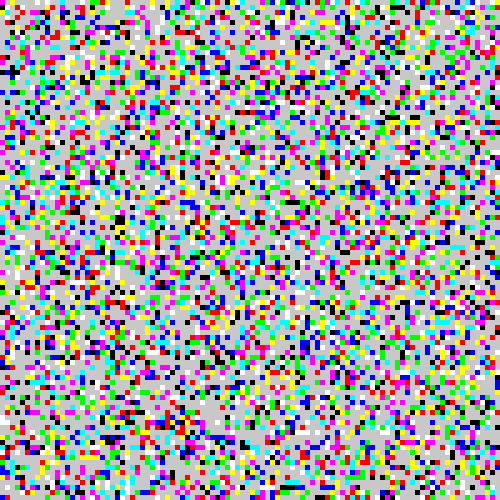
Frame 1 (no input)
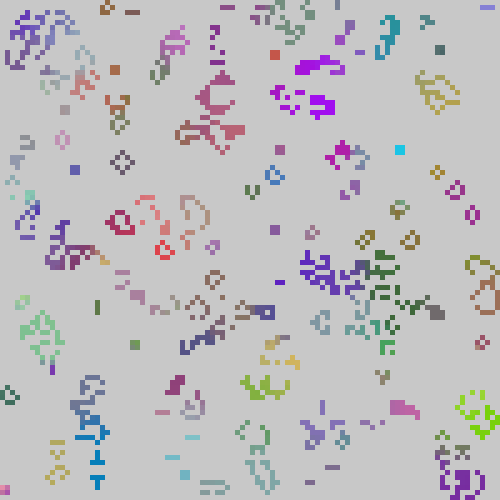
Frame 60 (no input)
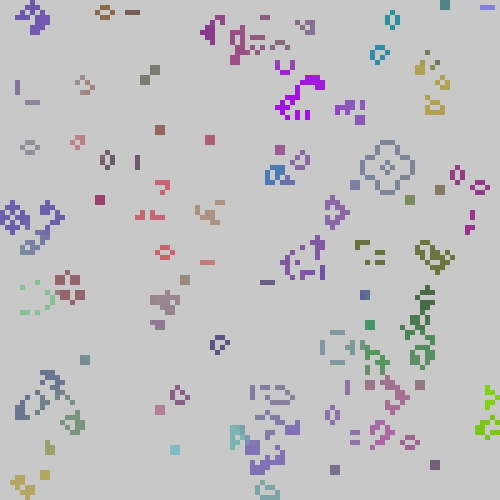
Frame 120 (the mouse pressed at the canvas centre since frame 60)

The p5.js sketch that drew these frames (run headless with seeded random() and noise() and a simulated clock; from frame 60 on, the mouse is pressed at the canvas centre):

// p5.js sketch
// ── sketch.js

let windth=500;
let heigth=500;
let kk=5;
let w=windth/kk;
let h=heigth/kk;
let i,j;
 let A=new Array(h);

function setup() {
  createCanvas(windth,heigth);
  background(100,100,100,255);
  frameRate(60);
let as=[true,false];

for(let i=0; i<h; i++) {
    A[i] = new Array(w);
    for(let j=0;j<w;j++){
      A[i][j]=new punto(false,kk);
      A[i][j].x=i*kk;
      A[i][j].y=j*kk;
      A[i][j].now=random(as);
      A[i][j].pri=random(as);
    }
    }


}
let d=true;
let e=0;
function draw() {
  createCanvas(windth,heigth);

  pixelDensity(5);
    background(200,200,200,255);
//  if(mouseX>0&&mouseY>0&&!d&&mouseX<windth&&mouseY<heigth){
//    A[(mouseX-mouseX%kk)/kk][(mouseY-mouseY%kk)/kk].now=true;
//    A[(mouseX-mouseX%kk)/kk][(mouseY-mouseY%kk)/kk].pri=true;
//  }
e++;
if(e>10){
    for(i=0;i<w;i++){
      for(j=0;j<h;j++){
         update(i,j,A,h,w)
        }
      }
}


  for(i=0;i<w;i++){
    for(j=0;j<h;j++){
      A[i][j].pri=A[i][j].now;
      A[i][j].show();
    }
  }

}

// ── CCC.js

let r=[0,1];

let ss=[-10,20];
let s=[-10,10];
class punto{
  constructor(a,k){
    this.x=0;
    this.y=0;
    this.now=a;
    this.pri=a;
    this.kk=k;
    this.r=random(r)*255;
    this.g=random(r)*255;
    this.b=random(r)*255;
    this.c=color(this.r,this.g,this.b,255);
  }
  show(){
   if(this.now){
     this.c=color(this.r,this.g,this.b,255);
       fill(this.c);
       noStroke();
      square(this.x, this.y, this.kk);
   }
  }
}


function update(x,y,A,xx,yy){
  let red=0,green=0,blue=0;
  let c=0;
  for(let i=x-1;i<x+2;i++){
    for(let j=y-1;j<y+2;j++){
      if(i>=0&&j>=0&&i<xx&&j<yy&&A[i][j].pri&&(i!=x||j!=y)){
        c++;
        red+=A[i][j].r;
        green+=A[i][j].g;
        blue+=A[i][j].b;
      }
    }
  }
            if(A[x][y].now){
        if(c!=2&&c!=3){
          A[x][y].pri=true;
          A[x][y].now=false;
        }
      }else{
        if(c==3){
          A[x][y].r=red/3;
          A[x][y].g=green/3;
          A[x][y].b=blue/3;
          A[x][y].pri=false;
          A[x][y].now=true;


  }
}
}
